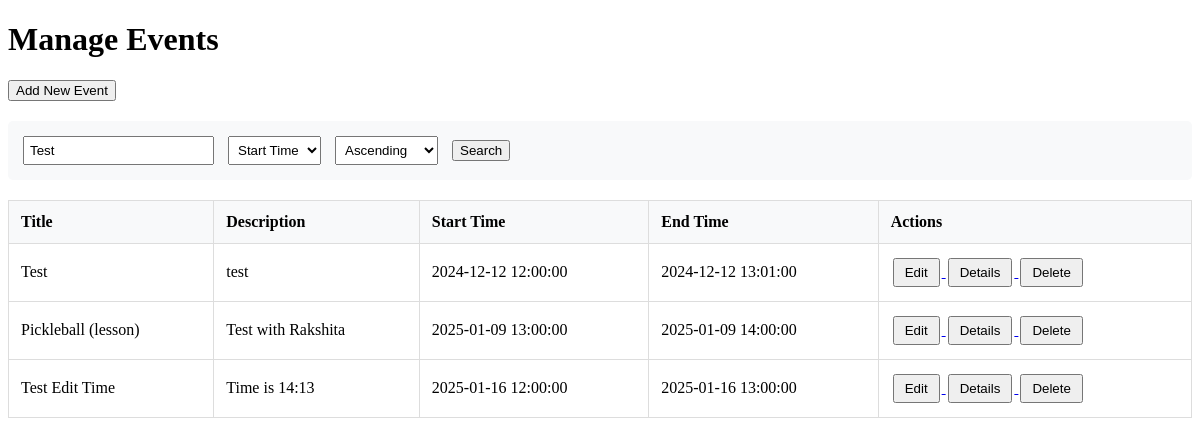
Page /public/manage_events.php?events_search=Test (signed in) on the earlier database version.
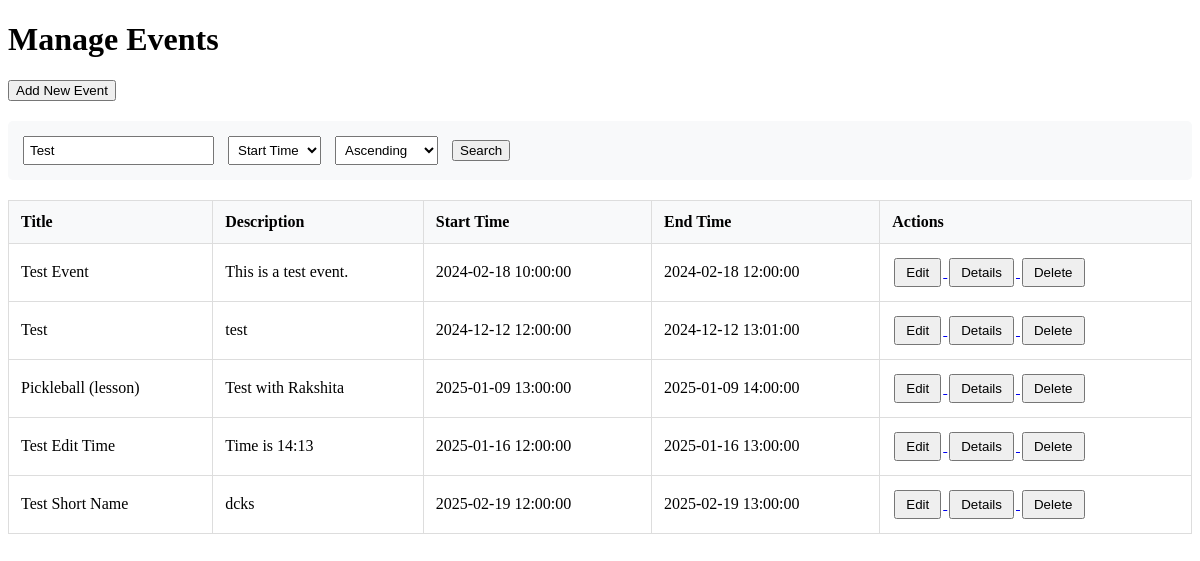
Same page on the later database version.
### tables this page shows
CREATE TABLE `events` (
  `id` int(11) NOT NULL,
  `title` varchar(255) NOT NULL,
  `description` text DEFAULT NULL,
  `start_time` datetime NOT NULL,
  `end_time` datetime NOT NULL,
  `created_by` int(11) DEFAULT NULL,
  `edited_by` int(11) DEFAULT NULL,
  `edit_date` datetime DEFAULT current_timestamp() ON UPDATE current_timestamp(),
  `image` text DEFAULT NULL,
  `created_at` datetime DEFAULT current_timestamp(),
  `short_name` varchar(50) DEFAULT NULL
);

### public/manage_events.php (the view, shortened to what this page needs)
<?php
require_once '../config/db_connection.php';
function getEventsData($conn) {
    try {
        $search = $_GET['events_search'] ?? '';
        $sort = $_GET['events_sort'] ?? 'start_time';
        $order = $_GET['events_order'] ?? 'ASC';
        $query = "SELECT * FROM events";
        if ($search) {
            $query .= " WHERE title LIKE :search OR description LIKE :search";
        }
        $query .= " ORDER BY $sort $order";
        $stmt = $conn->prepare($query);
        if ($search) {
            $stmt->bindValue(':search', "%$search%");
        }
        $stmt->execute();
        return $stmt->fetchAll(PDO::FETCH_ASSOC);
    } catch (Exception $e) {
        error_log("Error fetching events: " . $e->getMessage());
        return [];
    }
}
$eventsData = getEventsData($conn);
?>
<!DOCTYPE html>
<html lang="en">
<head>
</head>
<body>
    <div class="container">
        <h1>Manage Events</h1>
        <a href="../views/create_event.php"><button>Add New Event</button></a>
        <form method="GET" class="search-form">
            <input type="text" name="events_search"
                   placeholder="Search events..."
                   value="<?php echo htmlspecialchars($_GET['events_search'] ?? ''); ?>">
            <select name="events_sort">
                <option value="start_time" <?php echo ($_GET['events_sort'] ?? '') === 'start_time' ? 'selected' : ''; ?>>Start Time</option>
            </select>
            <select name="events_order">
                <option value="ASC" <?php echo ($_GET['events_order'] ?? '') === 'ASC' ? 'selected' : ''; ?>>Ascending</option>
            </select>
            <button type="submit">Search</button>
        </form>
        <div class="table-container">
            <table>
                <thead>
                    <tr>
                        <th>Title</th>
                        <th>Description</th>
                        <th>Start Time</th>
                        <th>End Time</th>
                        <th>Actions</th>
                    </tr>
                </thead>
                <tbody>
                    <?php foreach ($eventsData as $event): ?>
                    <tr>
                        <td><?php echo htmlspecialchars($event['title']); ?></td>
                        <td><?php echo htmlspecialchars($event['description']); ?></td>
                        <td><?php echo htmlspecialchars($event['start_time']); ?></td>
                        <td><?php echo htmlspecialchars($event['end_time']); ?></td>
                        <td class="actions">
                            <a href="../views/edit_event.php?id=<?php echo htmlspecialchars($event['id']); ?>">
                                <button>Edit</button>
                            </a>
                            <a href="../views/event_details.php?id=<?php echo htmlspecialchars($event['id']); ?>">
                                <button>Details</button>
                            </a>
                            <form method="POST" action="../controllers/event_controller.php" style="display:inline;">
                                <button type="submit" onclick="return confirm('Are you sure you want to delete this event?');">
                                    Delete
                                </button>
                            </form>
                        </td>
                    </tr>
                    <?php endforeach; ?>
                </tbody>
            </table>
        </div>
    </div>
</body>
</html>

Differences in the rows shown:
added events: title "Test Event", description "This is a test event.", start_time "2024-02-18 10:00:00", end_time "2024-02-18 12:00:00"
added events: title "Test Short Name", description "dcks", start_time "2025-02-19 12:00:00", end_time "2025-02-19 13:00:00"
